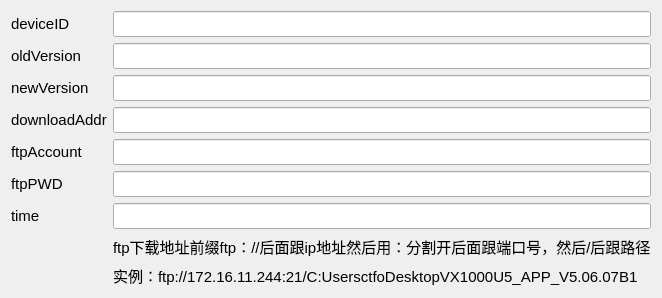
     <widget class="QWidget" name="tabUpdate">
      <attribute name="title">
       <string>Update</string>
      </attribute>
      <layout class="QGridLayout" name="gridLayout_34">
       <item row="0" column="0">
        <layout class="QFormLayout" name="formLayout_11">
         <item row="0" column="0">
          <widget class="QLabel" name="label_66">
           <property name="font">
            <font>
             <family>Arial</family>
             <pointsize>11</pointsize>
            </font>
           </property>
           <property name="text">
            <string>deviceID</string>
           </property>
          </widget>
         </item>
         <item row="0" column="1">
          <widget class="QLineEdit" name="lineEdit_deviceID2">
           <property name="font">
            <font>
             <family>Arial</family>
             <pointsize>11</pointsize>
            </font>
           </property>
          </widget>
         </item>
         <item row="1" column="0">
          <widget class="QLabel" name="label_67">
           <property name="font">
            <font>
             <family>Arial</family>
             <pointsize>11</pointsize>
            </font>
           </property>
           <property name="text">
            <string>oldVersion</string>
           </property>
          </widget>
         </item>
         <item row="1" column="1">
          <widget class="QLineEdit" name="lineEdit_oldVersion">
           <property name="font">
            <font>
             <family>Arial</family>
             <pointsize>11</pointsize>
            </font>
           </property>
          </widget>
         </item>
         <item row="2" column="0">
          <widget class="QLabel" name="label_73">
           <property name="font">
            <font>
             <family>Arial</family>
             <pointsize>11</pointsize>
            </font>
           </property>
           <property name="text">
            <string>newVersion</string>
           </property>
          </widget>
         </item>
         <item row="2" column="1">
          <widget class="QLineEdit" name="lineEdit_newVersion">
           <property name="font">
            <font>
             <family>Arial</family>
             <pointsize>11</pointsize>
            </font>
           </property>
          </widget>
         </item>
         <item row="3" column="0">
          <widget class="QLabel" name="label_72">
           <property name="font">
            <font>
             <family>Arial</family>
             <pointsize>11</pointsize>
            </font>
           </property>
           <property name="text">
            <string>downloadAddr</string>
           </property>
          </widget>
         </item>
         <item row="3" column="1">
          <widget class="QLineEdit" name="lineEdit_downloadAddr">
           <property name="font">
            <font>
             <family>Arial</family>
             <pointsize>11</pointsize>
            </font>
           </property>
          </widget>
         </item>
         <item row="4" column="0">
          <widget class="QLabel" name="label_71">
           <property name="font">
            <font>
             <family>Arial</family>
             <pointsize>11</pointsize>
            </font>
           </property>
           <property name="text">
            <string>ftpAccount</string>
           </property>
          </widget>
         </item>
         <item row="4" column="1">
          <widget class="QLineEdit" name="lineEdit_ftpAccount">
           <property name="font">
            <font>
             <family>Arial</family>
             <pointsize>11</pointsize>
            </font>
           </property>
          </widget>
         </item>
         <item row="5" column="0">
          <widget class="QLabel" name="label_70">
           <property name="font">
            <font>
             <family>Arial</family>
             <pointsize>11</pointsize>
            </font>
           </property>
           <property name="text">
            <string>ftpPWD</string>
           </property>
          </widget>
         </item>
         <item row="5" column="1">
          <widget class="QLineEdit" name="lineEdit_ftpPWD">
           <property name="font">
            <font>
             <family>Arial</family>
             <pointsize>11</pointsize>
            </font>
           </property>
          </widget>
         </item>
         <item row="6" column="0">
          <widget class="QLabel" name="label_69">
           <property name="font">
            <font>
             <family>Arial</family>
             <pointsize>11</pointsize>
            </font>
           </property>
           <property name="text">
            <string>time</string>
           </property>
          </widget>
         </item>
         <item row="6" column="1">
          <widget class="QLineEdit" name="lineEdit_time">
           <property name="font">
            <font>
             <family>Arial</family>
             <pointsize>11</pointsize>
            </font>
           </property>
          </widget>
         </item>
         <item row="7" column="1">
          <widget class="QLabel" name="label_17">
           <property name="font">
            <font>
             <family>Arial</family>
             <pointsize>11</pointsize>
            </font>
           </property>
           <property name="text">
            <string>ftp下载地址前缀ftp：//后面跟ip地址然后用：分割开后面跟端口号，然后/后跟路径</string>
           </property>
          </widget>
         </item>
         <item row="8" column="1">
          <widget class="QLabel" name="label_24">
           <property name="font">
            <font>
             <family>Arial</family>
             <pointsize>11</pointsize>
            </font>
           </property>
           <property name="text">
            <string>实例：ftp://172.16.11.244:21/C:UsersctfoDesktopVX1000U5_APP_V5.06.07B1</string>
           </property>
          </widget>
         </item>
        </layout>
       </item>
      </layout>
     </widget>
